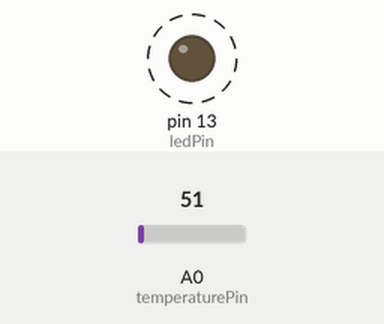
This sketch was run on a simulated Arduino Uno, built with avr-gcc and run on an emulated ATmega328P. Parts: output pins drawn as LEDs (lit = HIGH). Dashed ring = blinking. The test bench sets the inputs (shaded band); at power-on: A0 (temperaturePin) = 51.

Above: at 1.3 s.
1.4 s: A0 (temperaturePin) set to 71
At 1.9 s:
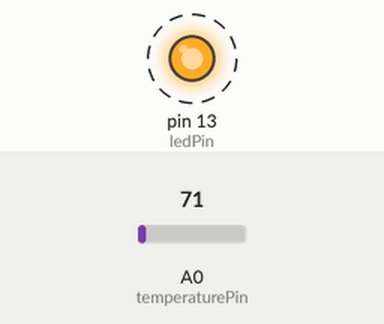
4.4 s: A0 (temperaturePin) set to 61
At 4.62 s:
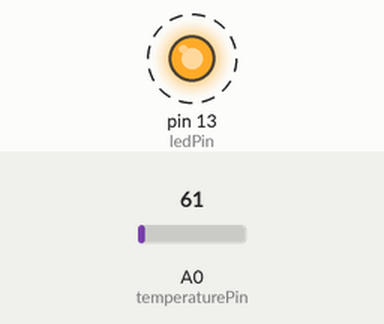
Timing chart, 0 to 13.4 s (numbered marks = the images above; inputs shaded):
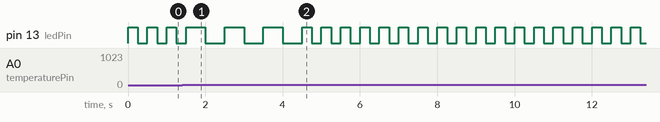

Measured:
- after the input at 1.4 s, pin 13 (ledPin): alternates HIGH for 0.50 s and LOW for 0.50 s, starting after 0.60 s
- after the input at 4.4 s, pin 13 (ledPin): alternates HIGH for 0.25 s and LOW for 0.25 s, starting after 0.35 s
- by itself, pin 13 (ledPin): alternates HIGH for 0.25 s and LOW for 0.25 s

The sketch:

lm_35_ardunio.ino
```cpp
const int temperaturePin = A0;
const int ledPin = 13;
const int temperature = 30;
int temperatureValue = 0;
int blink = 0;

void setup() {
  pinMode(ledPin, OUTPUT);
}

void loop() {
  temperatureValue = analogRead(temperaturePin);
  float temperatureCelsius = (temperatureValue * 5.0) / 1023.0 * 100.0;
  if (temperatureCelsius < temperature) {
    blink = 250;
  } else {
    blink = 500;
  }

  digitalWrite(ledPin, HIGH);
  delay(blink);
  digitalWrite(ledPin, LOW);
  delay(blink);

}
```
